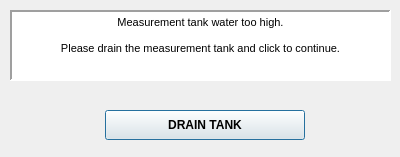
<?xml version="1.0" encoding="UTF-8"?>
<ui version="4.0">
 <class>wtf_user_prompt_water_too_low</class>
 <widget class="QDialog" name="wtf_user_prompt_water_too_low">
  <property name="geometry">
   <rect>
    <x>0</x>
    <y>0</y>
    <width>400</width>
    <height>157</height>
   </rect>
  </property>
  <property name="minimumSize">
   <size>
    <width>400</width>
    <height>157</height>
   </size>
  </property>
  <property name="font">
   <font>
    <weight>75</weight>
    <bold>true</bold>
   </font>
  </property>
  <property name="windowTitle">
   <string>Dialog</string>
  </property>
  <widget class="QWidget" name="layoutWidget">
   <property name="geometry">
    <rect>
     <x>20</x>
     <y>100</y>
     <width>371</width>
     <height>51</height>
    </rect>
   </property>
   <layout class="QHBoxLayout" name="cont_abort_horz">
    <property name="spacing">
     <number>13</number>
    </property>
    <property name="sizeConstraint">
     <enum>QLayout::SetNoConstraint</enum>
    </property>
    <item>
     <widget class="QPushButton" name="fill_tank_button">
      <property name="sizePolicy">
       <sizepolicy hsizetype="Minimum" vsizetype="Minimum">
        <horstretch>0</horstretch>
        <verstretch>0</verstretch>
       </sizepolicy>
      </property>
      <property name="minimumSize">
       <size>
        <width>200</width>
        <height>0</height>
       </size>
      </property>
      <property name="maximumSize">
       <size>
        <width>70</width>
        <height>30</height>
       </size>
      </property>
      <property name="font">
       <font>
        <weight>75</weight>
        <bold>true</bold>
       </font>
      </property>
      <property name="text">
       <string>DRAIN TANK</string>
      </property>
     </widget>
    </item>
   </layout>
  </widget>
  <widget class="QTextBrowser" name="user_prompt_output">
   <property name="geometry">
    <rect>
     <x>10</x>
     <y>10</y>
     <width>381</width>
     <height>71</height>
    </rect>
   </property>
   <property name="frameShape">
    <enum>QFrame::Panel</enum>
   </property>
   <property name="frameShadow">
    <enum>QFrame::Sunken</enum>
   </property>
   <property name="lineWidth">
    <number>2</number>
   </property>
   <property name="html">
    <string>&lt;!DOCTYPE HTML PUBLIC &quot;-//W3C//DTD HTML 4.0//EN&quot; &quot;http://www.w3.org/TR/REC-html40/strict.dtd&quot;&gt;
&lt;html&gt;&lt;head&gt;&lt;meta name=&quot;qrichtext&quot; content=&quot;1&quot; /&gt;&lt;style type=&quot;text/css&quot;&gt;
p, li { white-space: pre-wrap; }
&lt;/style&gt;&lt;/head&gt;&lt;body style=&quot; font-family:'MS Shell Dlg 2'; font-size:8.25pt; font-weight:600; font-style:normal;&quot;&gt;
&lt;p align=&quot;center&quot; style=&quot; margin-top:0px; margin-bottom:0px; margin-left:0px; margin-right:0px; -qt-block-indent:0; text-indent:0px;&quot;&gt;&lt;span style=&quot; font-weight:400;&quot;&gt;Measurement tank water too high.&lt;/span&gt;&lt;/p&gt;
&lt;p align=&quot;center&quot; style=&quot;-qt-paragraph-type:empty; margin-top:0px; margin-bottom:0px; margin-left:0px; margin-right:0px; -qt-block-indent:0; text-indent:0px; font-weight:400;&quot;&gt;&lt;br /&gt;&lt;/p&gt;
&lt;p align=&quot;center&quot; style=&quot; margin-top:0px; margin-bottom:0px; margin-left:0px; margin-right:0px; -qt-block-indent:0; text-indent:0px;&quot;&gt;&lt;span style=&quot; font-weight:400;&quot;&gt;Please drain the measurement tank and click to continue.&lt;/span&gt;&lt;/p&gt;&lt;/body&gt;&lt;/html&gt;</string>
   </property>
  </widget>
 </widget>
 <resources/>
 <connections/>
</ui>
